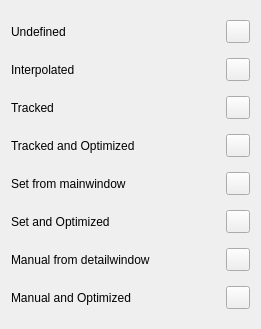
<?xml version="1.0" encoding="UTF-8"?>
<ui version="4.0">
 <class>StatusColorDialog</class>
 <widget class="QDialog" name="StatusColorDialog">
  <property name="windowModality">
   <enum>Qt::ApplicationModal</enum>
  </property>
  <property name="geometry">
   <rect>
    <x>0</x>
    <y>0</y>
    <width>261</width>
    <height>329</height>
   </rect>
  </property>
  <property name="windowTitle">
   <string>Marker status</string>
  </property>
  <property name="windowIcon">
   <iconset resource="../calibrationtool_resources.qrc">
    <normaloff>:/images/resource-files/icons/XMALab-Icon.png</normaloff>:/images/resource-files/icons/XMALab-Icon.png</iconset>
  </property>
  <layout class="QGridLayout" name="gridLayout">
   <item row="0" column="0">
    <widget class="QLabel" name="label">
     <property name="text">
      <string>Undefined</string>
     </property>
    </widget>
   </item>
   <item row="0" column="1">
    <widget class="QToolButton" name="toolButton_Undefined">
     <property name="text">
      <string/>
     </property>
    </widget>
   </item>
   <item row="1" column="0">
    <widget class="QLabel" name="label_2">
     <property name="text">
      <string>Interpolated</string>
     </property>
    </widget>
   </item>
   <item row="1" column="1">
    <widget class="QToolButton" name="toolButton_Interpolated">
     <property name="text">
      <string/>
     </property>
    </widget>
   </item>
   <item row="2" column="0">
    <widget class="QLabel" name="label_3">
     <property name="text">
      <string>Tracked</string>
     </property>
    </widget>
   </item>
   <item row="2" column="1">
    <widget class="QToolButton" name="toolButton_Tracked">
     <property name="text">
      <string/>
     </property>
    </widget>
   </item>
   <item row="3" column="0">
    <widget class="QLabel" name="label_4">
     <property name="text">
      <string>Tracked and Optimized</string>
     </property>
    </widget>
   </item>
   <item row="3" column="1">
    <widget class="QToolButton" name="toolButton_TrackedAndOpt">
     <property name="text">
      <string/>
     </property>
    </widget>
   </item>
   <item row="4" column="0">
    <widget class="QLabel" name="label_6">
     <property name="text">
      <string>Set from mainwindow</string>
     </property>
    </widget>
   </item>
   <item row="4" column="1">
    <widget class="QToolButton" name="toolButton_Set">
     <property name="text">
      <string/>
     </property>
    </widget>
   </item>
   <item row="5" column="0">
    <widget class="QLabel" name="label_5">
     <property name="text">
      <string>Set and Optimized</string>
     </property>
    </widget>
   </item>
   <item row="5" column="1">
    <widget class="QToolButton" name="toolButton_SetAndOpt">
     <property name="text">
      <string/>
     </property>
    </widget>
   </item>
   <item row="6" column="0">
    <widget class="QLabel" name="label_8">
     <property name="text">
      <string>Manual from detailwindow</string>
     </property>
    </widget>
   </item>
   <item row="6" column="1">
    <widget class="QToolButton" name="toolButton_Manual">
     <property name="text">
      <string/>
     </property>
    </widget>
   </item>
   <item row="7" column="0">
    <widget class="QLabel" name="label_7">
     <property name="text">
      <string>Manual and Optimized</string>
     </property>
    </widget>
   </item>
   <item row="7" column="1">
    <widget class="QToolButton" name="toolButton_ManualAndOpt">
     <property name="text">
      <string/>
     </property>
    </widget>
   </item>
  </layout>
 </widget>
 <resources>
  <include location="../calibrationtool_resources.qrc"/>
 </resources>
 <connections/>
</ui>
